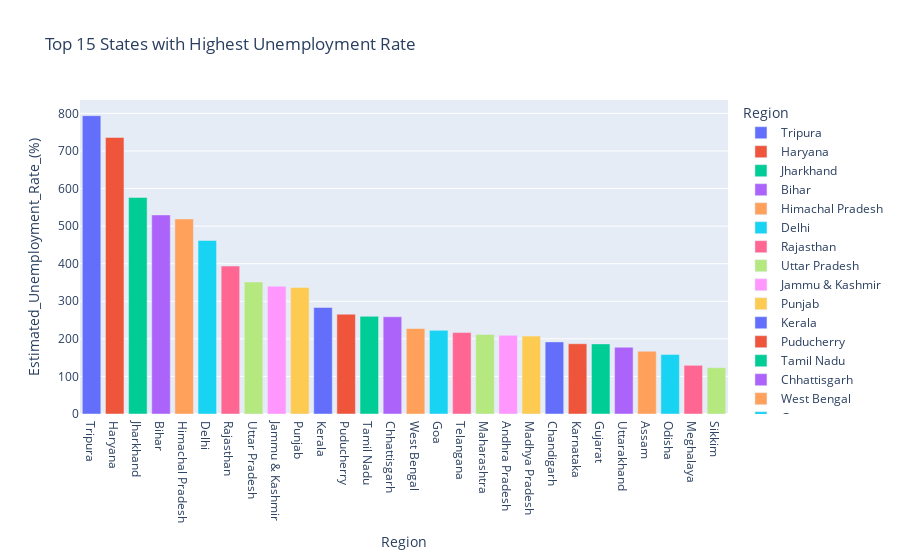

This figure's notebook cell:
### Code cell
plot = px.bar(data1, x=data1.index, y="Estimated_Unemployment_Rate_(%)", title = 'Top 15 States with Highest Unemployment Rate',color=data1.index) 
plot.show()

### Figure 1 — Plotly figure (JSON) as saved in the notebook; plotly's stock layout.template omitted (floating-point values rounded to 4 significant figures)
{"data": [{"alignmentgroup": "True", "hovertemplate": "Region=%{x}<br>Estimated_Unemployment_Rate_(%)=%{y}<extra></extra>", "legendgroup": "Tripura", "marker": {"color": "#636efa", "pattern": {"shape": ""}}, "name": "Tripura", "offsetgroup": "Tripura", "orientation": "v", "showlegend": true, "textposition": "auto", "type": "bar", "x": ["Tripura"], "xaxis": "x", "y": [793.8], "yaxis": "y"}, {"alignmentgroup": "True", "hovertemplate": "Region=%{x}<br>Estimated_Unemployment_Rate_(%)=%{y}<extra></extra>", "legendgroup": "Haryana", "marker": {"color": "#EF553B", "pattern": {"shape": ""}}, "name": "Haryana", "offsetgroup": "Haryana", "orientation": "v", "showlegend": true, "textposition": "auto", "type": "bar", "x": ["Haryana"], "xaxis": "x", "y": [735.9], "yaxis": "y"}, {"alignmentgroup": "True", "hovertemplate": "Region=%{x}<br>Estimated_Unemployment_Rate_(%)=%{y}<extra></extra>", "legendgroup": "Jharkhand", "marker": {"color": "#00cc96", "pattern": {"shape": ""}}, "name": "Jharkhand", "offsetgroup": "Jharkhand", "orientation": "v", "showlegend": true, "textposition": "auto", "type": "bar", "x": ["Jharkhand"], "xaxis": "x", "y": [576.4], "yaxis": "y"}, {"alignmentgroup": "True", "hovertemplate": "Region=%{x}<br>Estimated_Unemployment_Rate_(%)=%{y}<extra></extra>", "legendgroup": "Bihar", "marker": {"color": "#ab63fa", "pattern": {"shape": ""}}, "name": "Bihar", "offsetgroup": "Bihar", "orientation": "v", "showlegend": true, "textposition": "auto", "type": "bar", "x": ["Bihar"], "xaxis": "x", "y": [529.7], "yaxis": "y"}, {"alignmentgroup": "True", "hovertemplate": "Region=%{x}<br>Estimated_Unemployment_Rate_(%)=%{y}<extra></extra>", "legendgroup": "Himachal Pradesh", "marker": {"color": "#FFA15A", "pattern": {"shape": ""}}, "name": "Himachal Pradesh", "offsetgroup": "Himachal Pradesh", "orientation": "v", "showlegend": true, "textposition": "auto", "type": "bar", "x": ["Himachal Pradesh"], "xaxis": "x", "y": [519.1], "yaxis": "y"}, {"alignmentgroup": "True", "hovertemplate": "Region=%{x}<br>Estimated_Unemployment_Rate_(%)=%{y}<extra></extra>", "legendgroup": "Delhi", "marker": {"color": "#19d3f3", "pattern": {"shape": ""}}, "name": "Delhi", "offsetgroup": "Delhi", "orientation": "v", "showlegend": true, "textposition": "auto", "type": "bar", "x": ["Delhi"], "xaxis": "x", "y": [461.9], "yaxis": "y"}, {"alignmentgroup": "True", "hovertemplate": "Region=%{x}<br>Estimated_Unemployment_Rate_(%)=%{y}<extra></extra>", "legendgroup": "Rajasthan", "marker": {"color": "#FF6692", "pattern": {"shape": ""}}, "name": "Rajasthan", "offsetgroup": "Rajasthan", "orientation": "v", "showlegend": true, "textposition": "auto", "type": "bar", "x": ["Rajasthan"], "xaxis": "x", "y": [393.6], "yaxis": "y"}, {"alignmentgroup": "True", "hovertemplate": "Region=%{x}<br>Estimated_Unemployment_Rate_(%)=%{y}<extra></extra>", "legendgroup": "Uttar Pradesh", "marker": {"color": "#B6E880", "pattern": {"shape": ""}}, "name": "Uttar Pradesh", "offsetgroup": "Uttar Pradesh", "orientation": "v", "showlegend": true, "textposition": "auto", "type": "bar", "x": ["Uttar Pradesh"], "xaxis": "x", "y": [351.4], "yaxis": "y"}, {"alignmentgroup": "True", "hovertemplate": "Region=%{x}<br>Estimated_Unemployment_Rate_(%)=%{y}<extra></extra>", "legendgroup": "Jammu & Kashmir", "marker": {"color": "#FF97FF", "pattern": {"shape": ""}}, "name": "Jammu & Kashmir", "offsetgroup": "Jammu & Kashmir", "orientation": "v", "showlegend": true, "textposition": "auto", "type": "bar", "x": ["Jammu & Kashmir"], "xaxis": "x", "y": [340.0], "yaxis": "y"}, {"alignmentgroup": "True", "hovertemplate": "Region=%{x}<br>Estimated_Unemployment_Rate_(%)=%{y}<extra></extra>", "legendgroup": "Punjab", "marker": {"color": "#FECB52", "pattern": {"shape": ""}}, "name": "Punjab", "offsetgroup": "Punjab", "orientation": "v", "showlegend": true, "textposition": "auto", "type": "bar", "x": ["Punjab"], "xaxis": "x", "y": [336.9], "yaxis": "y"}, {"alignmentgroup": "True", "hovertemplate": "Region=%{x}<br>Estimated_Unemployment_Rate_(%)=%{y}<extra></extra>", "legendgroup": "Kerala", "marker": {"color": "#636efa", "pattern": {"shape": ""}}, "name": "Kerala", "offsetgroup": "Kerala", "orientation": "v", "showlegend": true, "textposition": "auto", "type": "bar", "x": ["Kerala"], "xaxis": "x", "y": [283.5], "yaxis": "y"}, {"alignmentgroup": "True", "hovertemplate": "Region=%{x}<br>Estimated_Unemployment_Rate_(%)=%{y}<extra></extra>", "legendgroup": "Puducherry", "marker": {"color": "#EF553B", "pattern": {"shape": ""}}, "name": "Puducherry", "offsetgroup": "Puducherry", "orientation": "v", "showlegend": true, "textposition": "auto", "type": "bar", "x": ["Puducherry"], "xaxis": "x", "y": [265.6], "yaxis": "y"}, {"alignmentgroup": "True", "hovertemplate": "Region=%{x}<br>Estimated_Unemployment_Rate_(%)=%{y}<extra></extra>", "legendgroup": "Tamil Nadu", "marker": {"color": "#00cc96", "pattern": {"shape": ""}}, "name": "Tamil Nadu", "offsetgroup": "Tamil Nadu", "orientation": "v", "showlegend": true, "textposition": "auto", "type": "bar", "x": ["Tamil Nadu"], "xaxis": "x", "y": [260.0], "yaxis": "y"}, {"alignmentgroup": "True", "hovertemplate": "Region=%{x}<br>Estimated_Unemployment_Rate_(%)=%{y}<extra></extra>", "legendgroup": "Chhattisgarh", "marker": {"color": "#ab63fa", "pattern": {"shape": ""}}, "name": "Chhattisgarh", "offsetgroup": "Chhattisgarh", "orientation": "v", "showlegend": true, "textposition": "auto", "type": "bar", "x": ["Chhattisgarh"], "xaxis": "x", "y": [258.7], "yaxis": "y"}, {"alignmentgroup": "True", "hovertemplate": "Region=%{x}<br>Estimated_Unemployment_Rate_(%)=%{y}<extra></extra>", "legendgroup": "West Bengal", "marker": {"color": "#FFA15A", "pattern": {"shape": ""}}, "name": "West Bengal", "offsetgroup": "West Bengal", "orientation": "v", "showlegend": true, "textposition": "auto", "type": "bar", "x": ["West Bengal"], "xaxis": "x", "y": [227.5], "yaxis": "y"}, {"alignmentgroup": "True", "hovertemplate": "Region=%{x}<br>Estimated_Unemployment_Rate_(%)=%{y}<extra></extra>", "legendgroup": "Goa", "marker": {"color": "#19d3f3", "pattern": {"shape": ""}}, "name": "Goa", "offsetgroup": "Goa", "orientation": "v", "showlegend": true, "textposition": "auto", "type": "bar", "x": ["Goa"], "xaxis": "x", "y": [222.6], "yaxis": "y"}, {"alignmentgroup": "True", "hovertemplate": "Region=%{x}<br>Estimated_Unemployment_Rate_(%)=%{y}<extra></extra>", "legendgroup": "Telangana", "marker": {"color": "#FF6692", "pattern": {"shape": ""}}, "name": "Telangana", "offsetgroup": "Telangana", "orientation": "v", "showlegend": true, "textposition": "auto", "type": "bar", "x": ["Telangana"], "xaxis": "x", "y": [216.7], "yaxis": "y"}, {"alignmentgroup": "True", "hovertemplate": "Region=%{x}<br>Estimated_Unemployment_Rate_(%)=%{y}<extra></extra>", "legendgroup": "Maharashtra", "marker": {"color": "#B6E880", "pattern": {"shape": ""}}, "name": "Maharashtra", "offsetgroup": "Maharashtra", "orientation": "v", "showlegend": true, "textposition": "auto", "type": "bar", "x": ["Maharashtra"], "xaxis": "x", "y": [211.6], "yaxis": "y"}, {"alignmentgroup": "True", "hovertemplate": "Region=%{x}<br>Estimated_Unemployment_Rate_(%)=%{y}<extra></extra>", "legendgroup": "Andhra Pradesh", "marker": {"color": "#FF97FF", "pattern": {"shape": ""}}, "name": "Andhra Pradesh", "offsetgroup": "Andhra Pradesh", "orientation": "v", "showlegend": true, "textposition": "auto", "type": "bar", "x": ["Andhra Pradesh"], "xaxis": "x", "y": [209.4], "yaxis": "y"}, {"alignmentgroup": "True", "hovertemplate": "Region=%{x}<br>Estimated_Unemployment_Rate_(%)=%{y}<extra></extra>", "legendgroup": "Madhya Pradesh", "marker": {"color": "#FECB52", "pattern": {"shape": ""}}, "name": "Madhya Pradesh", "offsetgroup": "Madhya Pradesh", "orientation": "v", "showlegend": true, "textposition": "auto", "type": "bar", "x": ["Madhya Pradesh"], "xaxis": "x", "y": [207.4], "yaxis": "y"}, {"alignmentgroup": "True", "hovertemplate": "Region=%{x}<br>Estimated_Unemployment_Rate_(%)=%{y}<extra></extra>", "legendgroup": "Chandigarh", "marker": {"color": "#636efa", "pattern": {"shape": ""}}, "name": "Chandigarh", "offsetgroup": "Chandigarh", "orientation": "v", "showlegend": true, "textposition": "auto", "type": "bar", "x": ["Chandigarh"], "xaxis": "x", "y": [191.9], "yaxis": "y"}, {"alignmentgroup": "True", "hovertemplate": "Region=%{x}<br>Estimated_Unemployment_Rate_(%)=%{y}<extra></extra>", "legendgroup": "Karnataka", "marker": {"color": "#EF553B", "pattern": {"shape": ""}}, "name": "Karnataka", "offsetgroup": "Karnataka", "orientation": "v", "showlegend": true, "textposition": "auto", "type": "bar", "x": ["Karnataka"], "xaxis": "x", "y": [186.9], "yaxis": "y"}, {"alignmentgroup": "True", "hovertemplate": "Region=%{x}<br>Estimated_Unemployment_Rate_(%)=%{y}<extra></extra>", "legendgroup": "Gujarat", "marker": {"color": "#00cc96", "pattern": {"shape": ""}}, "name": "Gujarat", "offsetgroup": "Gujarat", "orientation": "v", "showlegend": true, "textposition": "auto", "type": "bar", "x": ["Gujarat"], "xaxis": "x", "y": [186.6], "yaxis": "y"}, {"alignmentgroup": "True", "hovertemplate": "Region=%{x}<br>Estimated_Unemployment_Rate_(%)=%{y}<extra></extra>", "legendgroup": "Uttarakhand", "marker": {"color": "#ab63fa", "pattern": {"shape": ""}}, "name": "Uttarakhand", "offsetgroup": "Uttarakhand", "orientation": "v", "showlegend": true, "textposition": "auto", "type": "bar", "x": ["Uttarakhand"], "xaxis": "x", "y": [177.7], "yaxis": "y"}, {"alignmentgroup": "True", "hovertemplate": "Region=%{x}<br>Estimated_Unemployment_Rate_(%)=%{y}<extra></extra>", "legendgroup": "Assam", "marker": {"color": "#FFA15A", "pattern": {"shape": ""}}, "name": "Assam", "offsetgroup": "Assam", "orientation": "v", "showlegend": true, "textposition": "auto", "type": "bar", "x": ["Assam"], "xaxis": "x", "y": [167.1], "yaxis": "y"}, {"alignmentgroup": "True", "hovertemplate": "Region=%{x}<br>Estimated_Unemployment_Rate_(%)=%{y}<extra></extra>", "legendgroup": "Odisha", "marker": {"color": "#19d3f3", "pattern": {"shape": ""}}, "name": "Odisha", "offsetgroup": "Odisha", "orientation": "v", "showlegend": true, "textposition": "auto", "type": "bar", "x": ["Odisha"], "xaxis": "x", "y": [158.4], "yaxis": "y"}, {"alignmentgroup": "True", "hovertemplate": "Region=%{x}<br>Estimated_Unemployment_Rate_(%)=%{y}<extra></extra>", "legendgroup": "Meghalaya", "marker": {"color": "#FF6692", "pattern": {"shape": ""}}, "name": "Meghalaya", "offsetgroup": "Meghalaya", "orientation": "v", "showlegend": true, "textposition": "auto", "type": "bar", "x": ["Meghalaya"], "xaxis": "x", "y": [129.6], "yaxis": "y"}, {"alignmentgroup": "True", "hovertemplate": "Region=%{x}<br>Estimated_Unemployment_Rate_(%)=%{y}<extra></extra>", "legendgroup": "Sikkim", "marker": {"color": "#B6E880", "pattern": {"shape": ""}}, "name": "Sikkim", "offsetgroup": "Sikkim", "orientation": "v", "showlegend": true, "textposition": "auto", "type": "bar", "x": ["Sikkim"], "xaxis": "x", "y": [123.2], "yaxis": "y"}], "layout": {"barmode": "relative", "legend": {"title": {"text": "Region"}, "tracegroupgap": 0}, "title": {"text": "Top 15 States with Highest Unemployment Rate"}, "xaxis": {"anchor": "y", "categoryarray": ["Tripura", "Haryana", "Jharkhand", "Bihar", "Himachal Pradesh", "Delhi", "Rajasthan", "Uttar Pradesh", "Jammu & Kashmir", "Punjab", "Kerala", "Puducherry", "Tamil Nadu", "Chhattisgarh", "West Bengal", "Goa", "Telangana", "Maharashtra", "Andhra Pradesh", "Madhya Pradesh", "Chandigarh", "Karnataka", "Gujarat", "Uttarakhand", "Assam", "Odisha", "Meghalaya", "Sikkim"], "categoryorder": "array", "domain": [0, 1], "title": {"text": "Region"}}, "yaxis": {"anchor": "x", "domain": [0, 1], "title": {"text": "Estimated_Unemployment_Rate_(%)"}}}}
